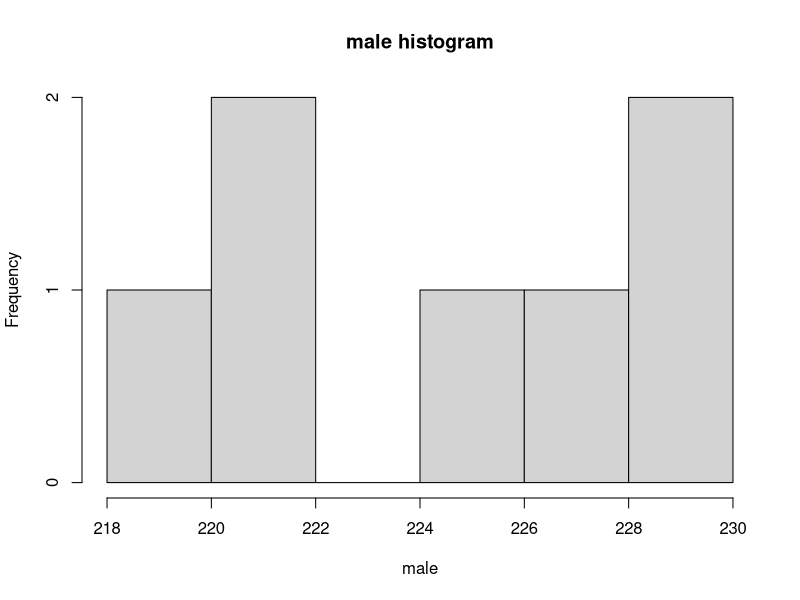
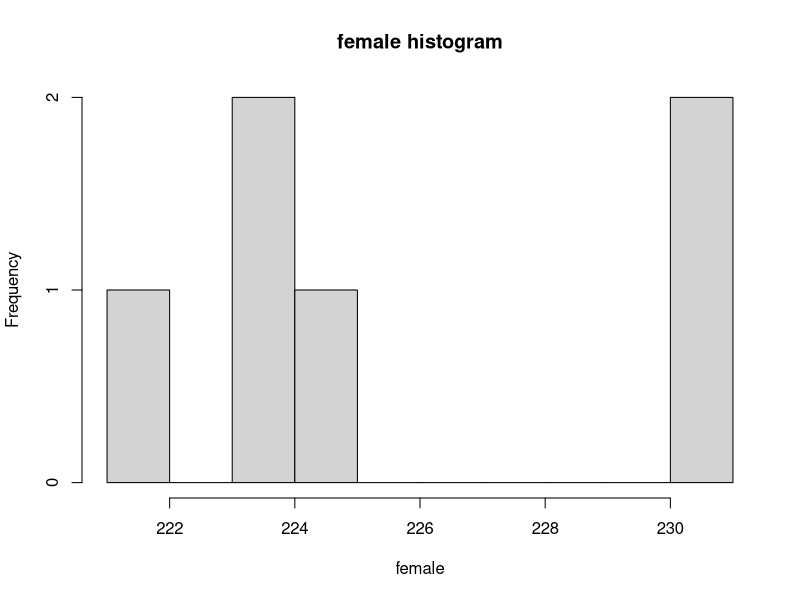

Recreate these plots in R, in order.
male = c(220.1, 218.6, 229.6, 228.8,222.0,224.1, 226.5)
female = c(223.4,221.5,230.2,224.3,223.8,230.8)

hist(male, main = 'male histogram', breaks=7)
mean(male) # 224.2
median(male) # 224.1
sd(male) # 4.3
hist(female, main = 'female histogram', breaks=8)
mean(female) # 225.7
median(female) # 224.1
sd(female) # 3.9

t.test(male, female)